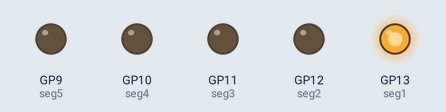
Simulated run of this program. Board: Raspberry Pi Pico running MicroPython. On the bench: output pins drawn as LEDs (lit = HIGH). At 5.0 s the program stops and its outputs stay as they are.

Above: at 0.1 s.
At 1.1 s:
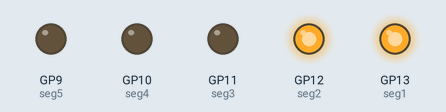
At 2.1 s:
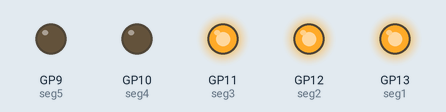
At 3.1 s:
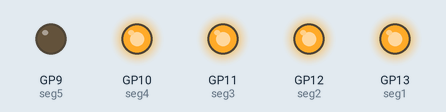
At 4.1 s:
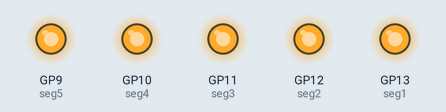
At 5.1 s:
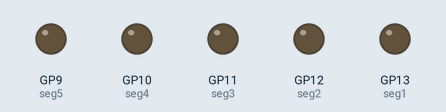
Timing chart, 0 to 6.5 s (numbered marks = the images above):
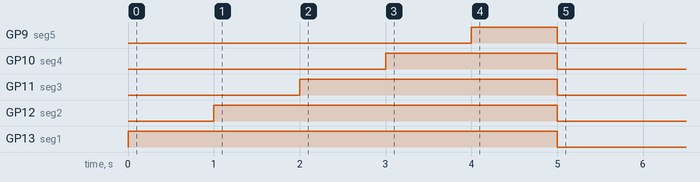

Measured:
- by itself, GP9 (seg5): LOW → HIGH at 4.0 s, → LOW 1.0 s later
- by itself, GP10 (seg4): LOW → HIGH at 3.0 s, → LOW 2.0 s later
- by itself, GP11 (seg3): LOW → HIGH at 2.0 s, → LOW 3.0 s later
- by itself, GP12 (seg2): LOW → HIGH at 1.0 s, → LOW 4.0 s later
- by itself, GP13 (seg1): LOW → HIGH at 0.00 s, → LOW 5.0 s later

The program:

segmentationTest.py
```python
from machine import Pin
import time

## --- Segment Test --- ##

# Set up the LEDs as segments

seg1 = Pin(13, Pin.OUT)
seg2 = Pin(12, Pin.OUT)
seg3 = Pin(11, Pin.OUT)
seg4 = Pin(10, Pin.OUT)
seg5 = Pin(9, Pin.OUT)

# Turn on each LED with delay of 1 second

seg1.value(1)
time.sleep(1)

seg2.value(1)
time.sleep(1)

seg3.value(1)
time.sleep(1)

seg4.value(1)
time.sleep(1)

seg5.value(1)
time.sleep(1)

# Turn off all the LEDs

seg1.value(0)
seg2.value(0)
seg3.value(0)
seg4.value(0)
seg5.value(0)
```
